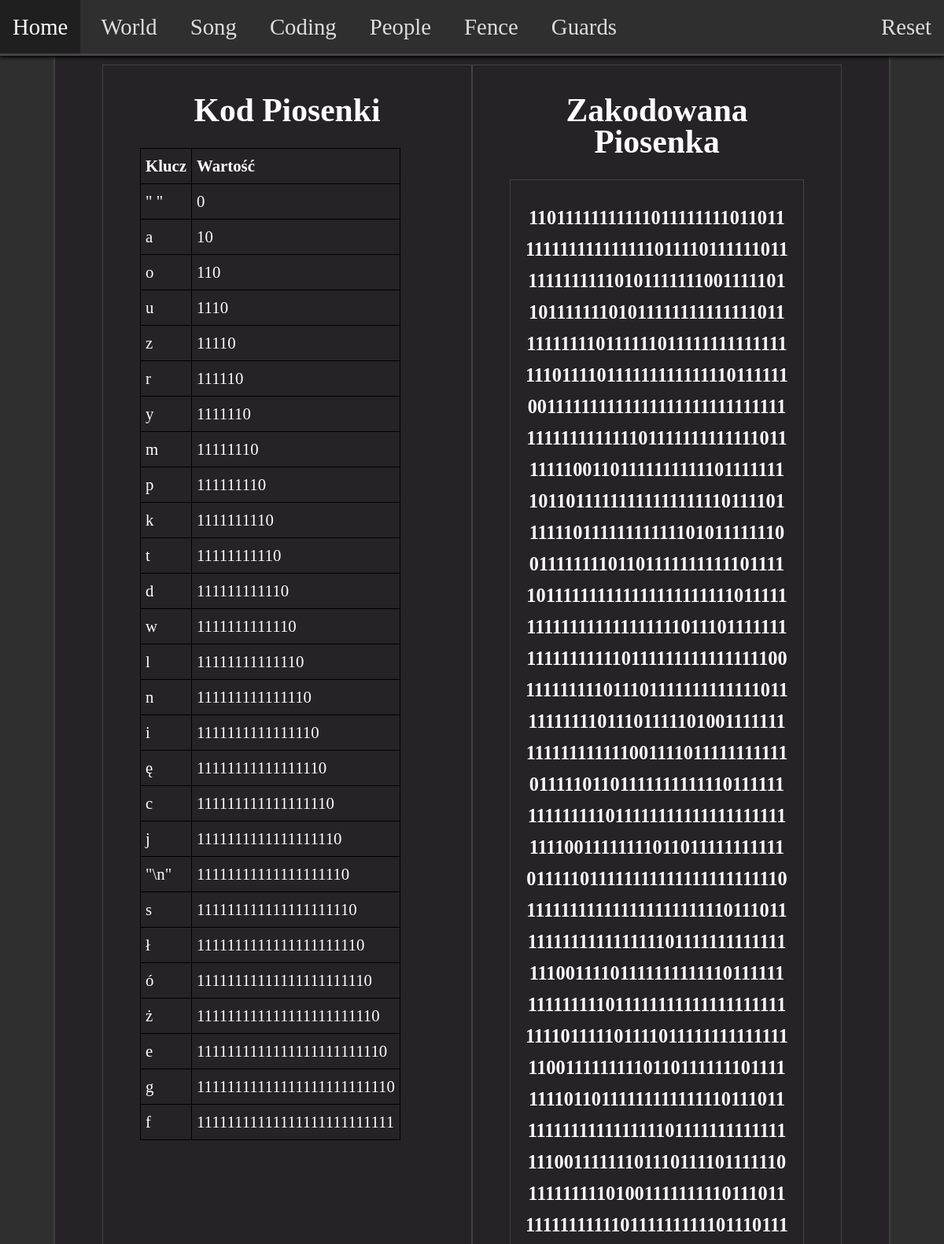
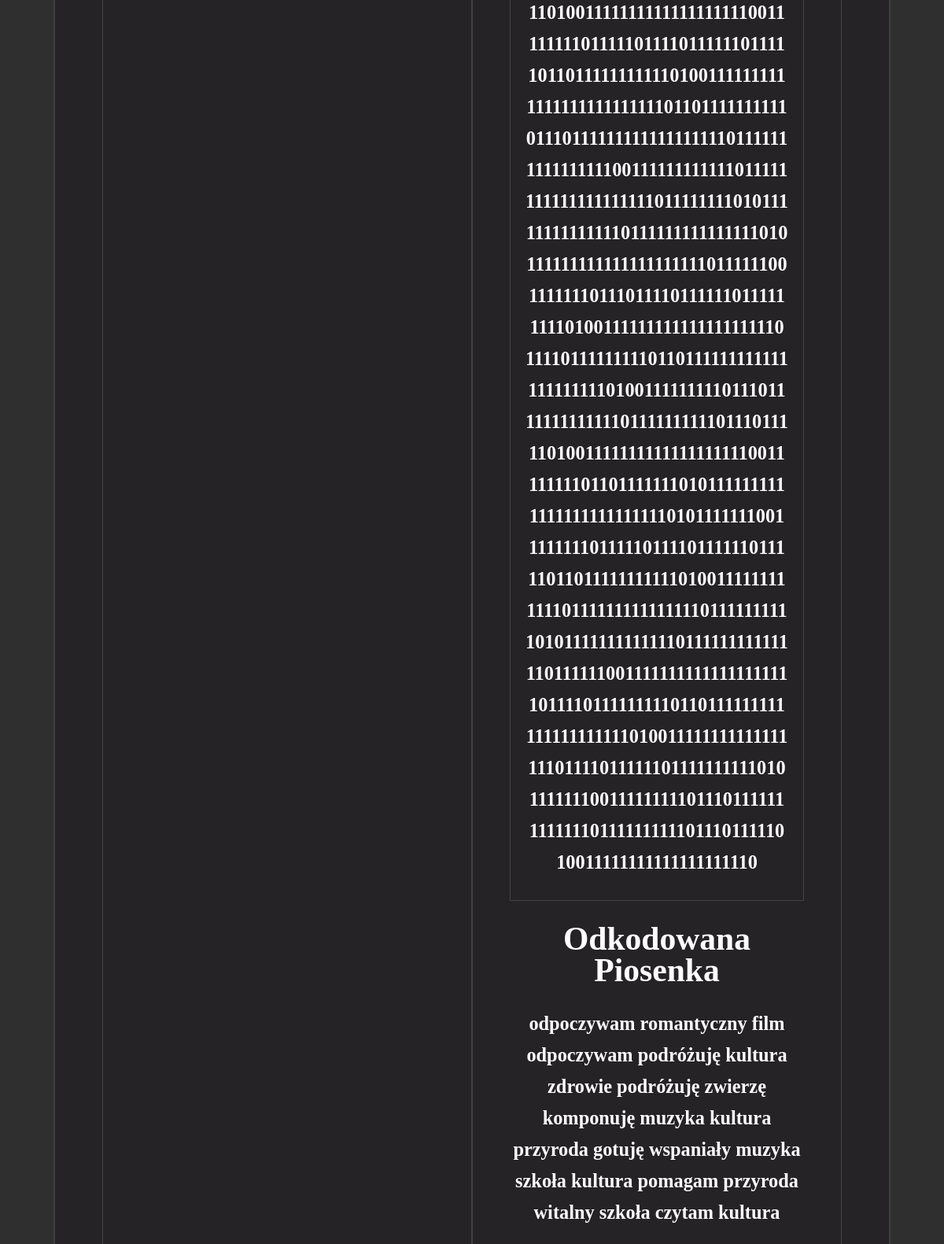
Screenshot of /coding/ with the database file from the repository (2 pictures, top to bottom).
### flatworld/models.py (models this page shows)
class Adventure(models.Model):
    world = models.ImageField(upload_to="images/", default="")
    hull_points = models.JSONField(null=True, blank=True)
    world_points = models.JSONField(null=True, blank=True)
    inhabitants = models.JSONField(null=True, blank=True)
    bearers = models.IntegerField(null=True)
    factory = models.JSONField(null=True, blank=True)
    fence = models.ImageField(upload_to="images/", default="")
    fence_neighbors = models.JSONField(null=True, blank=True)
    fence_cost = models.DecimalField(
        max_digits=10, decimal_places=2, null=True
    )
    song = models.CharField(max_length=1255, null=True)
    song_index = models.JSONField(null=True, blank=True)
    changed_song = models.CharField(max_length=100, null=True)
    code = models.JSONField(null=True, blank=True)
    coded_song = models.CharField(max_length=100, null=True)
    uncoded_song = models.CharField(max_length=100, null=True)
    guards = models.JSONField(null=True, blank=True)
    schedule = models.JSONField(null=True, blank=True)

### flatworld/views.py (the view, shortened to what this page needs)
# urls.py: path("coding/", views.CodingView.as_view(), name="coding"),
class CodingView(APIView):
    def get(self, request):
        if "code" in request.GET:
            adventure = Adventure.objects.get(id=1)
            song_to_code = adventure.song
            code, coded_song, uncoded_song = code_song(song_to_code)
            print(uncoded_song)
            adventure.code = code
            adventure.coded_song = coded_song
            adventure.uncoded_song = uncoded_song
            adventure.save()
            return JsonResponse(
                {
                    "coded_song": coded_song,
                    "code": code,
                    "uncoded_song": uncoded_song,
                }
            )
        else:
            try:
                adventure = Adventure.objects.get(id=1)
                if not adventure.song:
                    return render(request, "flatworld/error.html")
                return render(
                    request,
                    "flatworld/coding.html",
                    {
                        "uncoded_song": adventure.uncoded_song,
                        "code": adventure.code,
                        "newline": "\n",
                        "coded_song": adventure.coded_song,
                    },
                )
            except Adventure.DoesNotExist:
                return render(request, "flatworld/error.html")

### flatworld/templates/flatworld/coding.html (shortened to what this page needs)
{% extends "flatworld/layout.html" %}
{% load static %}
{% block body %}
    <div class = "page">
        {% if coded_song %}
            <div class="pageFlex">
                <div class="dividedPage" id="left">
                    <h1> Kod Piosenki </h1>
                    <table>
                        <tr>
                            <th>Klucz</th>
                            <th>Wartość</th>
                        </tr>
                        {% for key, value in code.items %}
                            <tr>
                                <td>
                                    {% if key == " " %}
                                        " "
                                    {% elif key == newline %}
                                        "\n"
                                    {% else %}
                                        {{ key }}
                                    {% endif %}
                                </td>
                                <td>{{ value }}</td>
                            </tr>
                        {% endfor %}
                    </table>
                </div>
                <div class="dividedPage" id="right">
                    <h1> Zakodowana Piosenka </h1>
                    <div class="borderPage">
                        <h3 style="word-break: break-all;"> {{ coded_song }} </h3>
                    </div>
                    <h1> Odkodowana Piosenka </h1>
                        <h3>{{ uncoded_song }} </h3>
                </div>
            </div>
        {% endif %}
    </div>
{% endblock %}

### flatworld/static/flatworld/styles.css (style rules this page uses)
body { font-family: -apple-system, BlinkMacSystemFont, 'Segoe UI', 'Roboto', 'Oxygen', 'Ubuntu', 'Cantarell', 'Fira Sans', 'Droid Sans', 'Helvetica Neue', sans-serif; -webkit-font-smoothing: antialiased; -moz-osx-font-smoothing: grayscale; font-size: 1.8rem; line-height: 2.5rem; font-family: 'Garamond', serif; background-color: #2f2f2f; color: white; position: relative; margin: 0; padding: 0; text-align: center; }
.page { padding: 6% 5% 4%; margin: 10px 70px 0; font-size: 1.3rem; border-radius: 5px; background-color: #252325; box-shadow: 0 2px 4px rgba(139, 141, 141, 0.5); }
.pageFlex { display: flex; }
.dividedPage { width: 50%; display: inline-block; vertical-align: top; padding: 1% 5%; border: 1px solid #444; }
.borderPage { display: inline-block; vertical-align: top; padding: 1% 5%; border: 1px solid #444; }
table { border: 1px solid black; border-collapse: collapse; box-sizing: border-box; text-align: left; }
table th, table td { border: 1px solid black; padding: 2px 6px; font-size: 1.3rem; }

### rows the page displays
Adventure: coded_song "1101111111111101111111101101111111111111111101111011111101111111111110101111111001111101101111111010111111111111110111111111101111110111111111111111110111101111111111111101111110011111111111111111111111111111111111111111011111111111110111111100110111111111110111111110110111111111111111110111101111110111111111111010111111100111111110110111111111110111110111111111111111111111101111111111111111111111101110111111111111111111011111111111111110011111111101110111111111111101111111111011101111101001111111111111111111001111011111111111011111011011111111111101111111111111110111111111111111111111111001111111101101111111111101111101111111111111111111111011111111111111111111111011101111111111111111110111…", uncoded_song "odpoczywam romantyczny film odpoczywam podróżuję kultura zdrowie podróżuję zwierzę komponuję muzyka kultura przyroda gotuję wspaniały muzyka szkoła kultura pomagam przyroda witalny szkoła czytam kultura"

### other values shown
{{ value }} "0" "10" "110" "1110" "11110" "111110" "1111110" "11111110" "111111110" "1111111110" "11111111110" "111111111110" "1111111111110" "11111111111110" "111111111111110" "1111111111111110" "11111111111111110" "111111111111111110" "1111111111111111110" "11111111111111111110" "111111111111111111110" "1111111111111111111110" "11111111111111111111110" "111111111111111111111110" "1111111111111111111111110" "11111111111111111111111110" "11111111111111111111111111"
{{ key }} "a" "o" "u" "z" "r" "y" "m" "p" "k" "t" "d" "w" "l" "n" "i" "ę" "c" "j" "s" "ł" "ó" "ż" "e" "g" "f"
